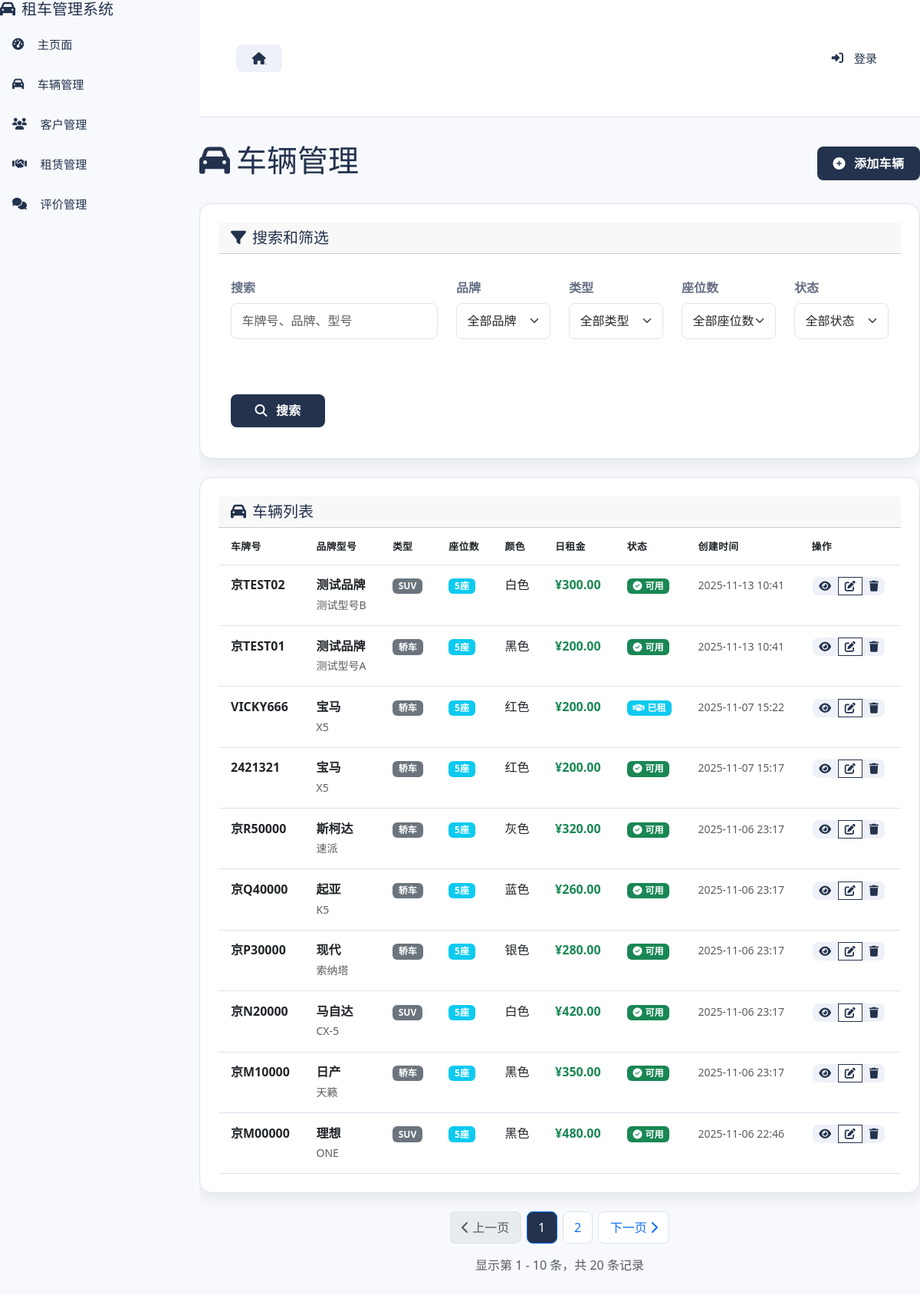
Screenshot of /vehicles/vehicles/ with the database file from the repository.
### vehicles/models.py (models this page shows, shortened)
class Vehicle(models.Model):
    VEHICLE_STATUS_CHOICES = [
        ('AVAILABLE', '可用'),
        ('RENTED', '已租'),
        ('MAINTENANCE', '维修中'),
    ]
    license_plate = models.CharField(
        '车牌号',
        max_length=20,
        unique=True,
        help_text='车辆唯一标识'
    )
    brand = models.CharField(
        '品牌',
        max_length=50,
        help_text='汽车品牌'
    )
    model = models.CharField(
        '型号',
        max_length=50,
        help_text='汽车型号'
    )
    vehicle_type = models.CharField(
        '车辆类型',
        max_length=20,
        help_text='如：轿车、SUV、MPV等'
    )
    color = models.CharField(
        '颜色',
        max_length=20,
        help_text='车身颜色'
    )
    seats = models.PositiveIntegerField(
        '座位数',
        default=5,
        validators=[MinValueValidator(2)],
        help_text='车辆座位数（2-50座）'
    )
    daily_rate = models.DecimalField(
        '日租金',
        max_digits=10,
        decimal_places=2,
        validators=[MinValueValidator(Decimal('0.01'))],
        help_text='每日租金价格'
    )
    status = models.CharField(
        '车辆状态',
        max_length=20,
        choices=VEHICLE_STATUS_CHOICES,
        default='AVAILABLE',
        help_text='当前车辆状态'
    )
    created_at = models.DateTimeField(
        '创建时间',
        auto_now_add=True
    )
    updated_at = models.DateTimeField(
        '更新时间',
        auto_now=True
    )
    class Meta:
        db_table = 'vehicles'
        verbose_name = '车辆'
        verbose_name_plural = '车辆'
        ordering = ['-created_at']
        indexes = [
            models.Index(fields=['license_plate']),
            models.Index(fields=['status']),
            models.Index(fields=['brand', 'model']),
            models.Index(fields=['seats']),  # 为座位数添加索引，优化搜索性能
        ]

### vehicles/views.py (the view)
# urls.py: path('vehicles/', views.vehicle_list, name='vehicle_list'),
def vehicle_list(request):
    query = request.GET.get('q', '')
    brand_filter = request.GET.get('brand', '')
    type_filter = request.GET.get('type', '')
    status_filter = request.GET.get('status', '')
    page = request.GET.get('page', 1)
    vehicles = Vehicle.objects.only(
        'id', 'license_plate', 'brand', 'model', 'vehicle_type',
        'color', 'seats', 'daily_rate', 'status', 'created_at'
    )
    seats_filter = request.GET.get('seats', '')
    if query:
        vehicles = vehicles.filter(
            Q(license_plate__icontains=query) |
            Q(brand__icontains=query) |
            Q(model__icontains=query)
        )
    if brand_filter:
        vehicles = vehicles.filter(brand=brand_filter)
    if type_filter:
        vehicles = vehicles.filter(vehicle_type=type_filter)
    if status_filter:
        vehicles = vehicles.filter(status=status_filter)
    if seats_filter:
        try:
            seats = int(seats_filter)
            vehicles = vehicles.filter(seats=seats)
        except (ValueError, Exception):
            pass
    from django.core.cache import cache
    cache_key_brands = 'vehicle_brands_list'
    cache_key_types = 'vehicle_types_list'
    brands = cache.get(cache_key_brands)
    if brands is None:
        brands = list(Vehicle.objects.values_list('brand', flat=True).distinct().order_by('brand'))
        cache.set(cache_key_brands, brands, 300)  # 缓存5分钟
    types = cache.get(cache_key_types)
    if types is None:
        types = list(Vehicle.objects.values_list('vehicle_type', flat=True).distinct().order_by('vehicle_type'))
        cache.set(cache_key_types, types, 300)  # 缓存5分钟
    vehicles = vehicles.order_by('-created_at')
    paginator = Paginator(vehicles, 10)
    vehicles_page = paginator.get_page(page)
    cache_key_seats = 'vehicle_seats_list'
    seats_options = cache.get(cache_key_seats)
    if seats_options is None:
        try:
            seats_values = list(Vehicle.objects.values_list('seats', flat=True))
            seats_options = sorted({seat for seat in seats_values if seat})
            cache.set(cache_key_seats, seats_options, 300)  # 缓存5分钟
        except Exception:
            seats_options = []
            cache.set(cache_key_seats, seats_options, 300)
    context = {
        'vehicles': vehicles_page,
        'brands': brands,
        'types': types,
        'seats_options': seats_options,
        'query': query,
        'brand_filter': brand_filter,
        'type_filter': type_filter,
        'status_filter': status_filter,
        'seats_filter': seats_filter,
    }
    return render(request, 'vehicles/vehicle_list.html', context)

### templates/vehicles/vehicle_list.html (shortened to what this page needs)
{% extends "vehicles/base.html" %}
{% load static %}
{% block content %}
<div class="d-flex justify-content-between align-items-center mb-4">
    <h1><i class="fas fa-car me-2"></i>车辆管理</h1>
    <a href="{% url 'vehicles:vehicle_create' %}" class="btn btn-primary">
        <i class="fas fa-plus-circle me-1"></i>添加车辆
    </a>
</div>
<div class="card mb-4">
    <div class="card-header">
        <h5 class="mb-0"><i class="fas fa-filter me-2"></i>搜索和筛选</h5>
    </div>
    <div class="card-body">
        <form method="GET" class="row g-3">
            <div class="col-md-4">
                <label for="q" class="form-label">搜索</label>
                <input type="text" class="form-control" id="q" name="q"
                       placeholder="车牌号、品牌、型号" value="{{ query }}">
            </div>
            <div class="col-md-2">
                <label for="brand" class="form-label">品牌</label>
                <select class="form-select" id="brand" name="brand">
                    <option value="">全部品牌</option>
                </select>
            </div>
            <div class="col-md-2">
                <label for="type" class="form-label">类型</label>
                <select class="form-select" id="type" name="type">
                    <option value="">全部类型</option>
                </select>
            </div>
            <div class="col-md-2">
                <label for="seats" class="form-label">座位数</label>
                <select class="form-select" id="seats" name="seats">
                    <option value="">全部座位数</option>
                </select>
            </div>
            <div class="col-md-2">
                <label for="status" class="form-label">状态</label>
                <select class="form-select" id="status" name="status">
                    <option value="">全部状态</option>
                </select>
            </div>
            <div class="col-md-2">
                <label class="form-label">&nbsp;</label>
                <div class="d-grid">
                    <button type="submit" class="btn btn-primary">
                        <i class="fas fa-search me-1"></i>搜索
                    </button>
                </div>
            </div>
        </form>
    </div>
</div>
<div class="card">
    <div class="card-header">
        <h5 class="mb-0">
            <i class="fas fa-car me-2"></i>车辆列表
        </h5>
    </div>
    <div class="card-body p-0">
        {% if vehicles %}
        <div class="table-responsive">
            <table class="table table-hover mb-0">
                <thead>
                    <tr>
                        <th>车牌号</th>
                        <th>品牌型号</th>
                        <th>类型</th>
                        <th>座位数</th>
                        <th>颜色</th>
                        <th>日租金</th>
                        <th>状态</th>
                        <th>创建时间</th>
                        <th>操作</th>
                    </tr>
                </thead>
                <tbody>
                    {% for vehicle in vehicles %}
                    <tr>
                        <td>
                            <strong>{{ vehicle.license_plate }}</strong>
                        </td>
                        <td>
                            <div>
                                <strong>{{ vehicle.brand }}</strong>
                                <br>
                                <small class="text-muted">{{ vehicle.model }}</small>
                            </div>
                        </td>
                        <td>
                            <span class="badge bg-secondary">{{ vehicle.vehicle_type }}</span>
                        </td>
                        <td>
                            <span class="badge bg-info">{{ vehicle.seats }}座</span>
                        </td>
                        <td>{{ vehicle.color }}</td>
                        <td>
                            <span class="text-success fw-bold">¥{{ vehicle.daily_rate }}</span>
                        </td>
                        <td>
                            {% if vehicle.status == 'AVAILABLE' %}
                                <span class="badge bg-success status-available">
                                    <i class="fas fa-check-circle me-1"></i>可用
                                </span>
                            {% elif vehicle.status == 'RENTED' %}
                                <span class="badge bg-info status-rented">
                                    <i class="fas fa-handshake me-1"></i>已租
                                </span>
                            {% else %}
                                <span class="badge bg-warning status-maintenance">
                                    <i class="fas fa-wrench me-1"></i>维修中
                                </span>
                            {% endif %}
                        </td>
                        <td>
                            <small class="text-muted">
                                {{ vehicle.created_at|date:"Y-m-d H:i" }}
                            </small>
                        </td>
                        <td>
                            <div class="btn-group btn-group-sm" role="group">
                                <a href="{% url 'vehicles:vehicle_detail' vehicle.pk %}"
                                   class="btn btn-outline-primary btn-action" title="查看详情">
                                    <i class="fas fa-eye"></i>
                                </a>
                                <a href="{% url 'vehicles:vehicle_update' vehicle.pk %}"
                                   class="btn btn-outline-secondary btn-action" title="编辑">
                                    <i class="fas fa-edit"></i>
                                </a>
                                <a href="{% url 'vehicles:vehicle_delete' vehicle.pk %}"
                                   class="btn btn-outline-danger btn-action" title="删除"
                                   data-confirm="确定要删除车辆 {{ vehicle.license_plate }} 吗？此操作无法撤销。">
                                    <i class="fas fa-trash"></i>
                                </a>
                            </div>
                        </td>
                    </tr>
                    {% endfor %}
                </tbody>
            </table>
        </div>
        {% endif %}
    </div>
</div>
{% if vehicles.has_other_pages %}
<nav aria-label="车辆列表分页" class="mt-4">
    <ul class="pagination justify-content-center">
        {% if vehicles.has_previous %}
        <li class="page-item">
            <a class="page-link" href="?page={{ vehicles.previous_page_number }}{% if query %}&q={{ query }}{% endif %}{% if brand_filter %}&brand={{ brand_filter }}{% endif %}{% if type_filter %}&type={{ type_filter }}{% endif %}{% if seats_filter %}&seats={{ seats_filter }}{% endif %}{% if status_filter %}&status={{ status_filter }}{% endif %}">
                <i class="fas fa-chevron-left"></i> 上一页
            </a>
        </li>
        {% else %}
        <li class="page-item disabled">
            <span class="page-link"><i class="fas fa-chevron-left"></i> 上一页</span>
        </li>
        {% endif %}
        {% for page_num in vehicles.paginator.page_range %}
        {% if page_num == vehicles.number %}
        <li class="page-item active">
            <span class="page-link">{{ page_num }}</span>
        </li>
        {% elif page_num > vehicles.number|add:'-3' and page_num < vehicles.number|add:'3' %}
        <li class="page-item">
            <a class="page-link" href="?page={{ page_num }}">
                {{ page_num }}
            </a>
        </li>
        {% endif %}
        {% endfor %}
        {% if vehicles.has_next %}
        <li class="page-item">
            <a class="page-link" href="?page={{ vehicles.next_page_number }}">
                下一页 <i class="fas fa-chevron-right"></i>
            </a>
        </li>
        {% else %}
        <li class="page-item disabled">
            <span class="page-link">下一页 <i class="fas fa-chevron-right"></i></span>
        </li>
        {% endif %}
    </ul>
</nav>
<div class="text-center text-muted mt-2">
    显示第 {{ vehicles.start_index }} - {{ vehicles.end_index }} 条，共 {{ vehicles.paginator.count }} 条记录
</div>
{% endif %}
{% endblock %}

### static/css/style.css (style rules this page uses)
:root { --bg-page: #f7f9fc; --bg-card: #ffffff; --color-primary: #23324d; --color-primary-dark: #1a2538; --color-accent: #d48a34; --color-text: #141c2c; --color-muted: #667085; --color-border: #dde3ef; --color-success: #18a568; --color-warning: #e0a113; --color-danger: #d34a4a; --color-white: #ffffff; --btn-secondary-bg: #eef1f7; --radius-sm: 8px; --radius-md: 16px; --radius-lg: 20px; --shadow-sm: 0 8px 18px rgba(15, 23, 42, 0.08); --shadow-lg: 0 25px 45px rgba(15, 23, 42, 0.12); --transition: 0.25s cubic-bezier(0.4, 0, 0.2, 1); --content-width: min(1200px, 100%); --font-base: "Segoe UI", "Microsoft YaHei", "PingFang SC", "Helvetica Neue", Arial, sans-serif; }
* { box-sizing: border-box; margin: 0; padding: 0; }
h1, h2, h3, h4, h5, h6 { color: var(--color-primary); }
body { font-family: var(--font-base); background: var(--bg-page); color: var(--color-text); line-height: 1.6; }
a { color: inherit; text-decoration: none; }
.d-flex { display: flex; }
.mt-2 { margin-top: 0.75rem; }
.mb-0 { margin-bottom: 0; }
.mb-4 { margin-bottom: 2.25rem; }
.me-1 { margin-right: 0.35rem; }
.me-2 { margin-right: 0.6rem; }
.text-center { text-align: center; }
.text-muted { color: var(--color-muted); }
.text-success { color: var(--color-success); }
.row { display: flex; flex-wrap: wrap; margin: -12px; }
.row > * { flex: 1; padding: 12px; }
@media (min-width: 768px) { .col-md-4 { flex: 0 0 33.333%; } }
@media (min-width: 768px) { .col-md-2 { flex: 0 0 16.666%; } }
.btn { border: none; border-radius: var(--radius-sm); padding: 0.6rem 1.3rem; font-weight: 600; letter-spacing: 0.3px; cursor: pointer; transition: var(--transition); display: inline-flex; align-items: center; justify-content: center; gap: 0.45rem; background: var(--btn-secondary-bg); color: var(--color-primary); }
.btn-primary { background: var(--color-primary); color: var(--color-white); }
.btn-outline-secondary { border: 1px solid var(--color-primary); background: transparent; color: var(--color-primary); }
.card, .section-block { background: var(--bg-card); border-radius: var(--radius-md); border: 1px solid var(--color-border); box-shadow: var(--shadow-sm); margin-bottom: 1.5rem; padding: 1.5rem; }
.form-label { font-weight: 600; color: var(--color-muted); margin-bottom: 0.4rem; }
.form-control, .form-select { width: 100%; border: 1px solid var(--color-border); border-radius: var(--radius-sm); padding: 0.65rem 0.85rem; font-family: var(--font-base); }
.table { width: 100%; border-collapse: collapse; margin-bottom: 0; }
.table thead { background: rgba(31,42,55,0.03); text-transform: uppercase; font-size: 0.8rem; letter-spacing: 0.4px; }
.table th, .table td { padding: 0.85rem 1rem; border-bottom: 1px solid var(--color-border); }
.pagination { list-style: none; display: flex; justify-content: center; gap: 0.5rem; padding: 0; }
.page-link { display: block; padding: 0.45rem 0.9rem; border-radius: var(--radius-sm); border: 1px solid var(--color-border); }
.page-item.active .page-link { background: var(--color-primary); color: #fff; }

### templates/vehicles/base.html (style rules this page uses)
.status-available { background-color: #28a745; }
.status-rented { background-color: #17a2b8; }
.btn-action { padding: 0.25rem 0.5rem; font-size: 0.875rem; margin: 0.1rem; }

### rows the page displays
Vehicle: license_plate "京TEST02", brand "测试品牌", model "测试型号B", vehicle_type "SUV", seats "5", color "白色", daily_rate "300.00", status "AVAILABLE" (drawn), created_at "2025-11-13 10:41"
Vehicle: license_plate "京TEST01", brand "测试品牌", model "测试型号A", vehicle_type "轿车", seats "5", color "黑色", daily_rate "200.00", status "AVAILABLE" (drawn), created_at "2025-11-13 10:41"
Vehicle: license_plate "VICKY666", brand "宝马", model "X5", vehicle_type "轿车", seats "5", color "红色", daily_rate "200.00", status "RENTED" (drawn), created_at "2025-11-07 15:22"
Vehicle: license_plate "2421321", brand "宝马", model "X5", vehicle_type "轿车", seats "5", color "红色", daily_rate "200.00", status "AVAILABLE" (drawn), created_at "2025-11-07 15:17"
Vehicle: license_plate "京R50000", brand "斯柯达", model "速派", vehicle_type "轿车", seats "5", color "灰色", daily_rate "320.00", status "AVAILABLE" (drawn), created_at "2025-11-06 23:17"
Vehicle: license_plate "京Q40000", brand "起亚", model "K5", vehicle_type "轿车", seats "5", color "蓝色", daily_rate "260.00", status "AVAILABLE" (drawn), created_at "2025-11-06 23:17"
Vehicle: license_plate "京P30000", brand "现代", model "索纳塔", vehicle_type "轿车", seats "5", color "银色", daily_rate "280.00", status "AVAILABLE" (drawn), created_at "2025-11-06 23:17"
Vehicle: license_plate "京N20000", brand "马自达", model "CX-5", vehicle_type "SUV", seats "5", color "白色", daily_rate "420.00", status "AVAILABLE" (drawn), created_at "2025-11-06 23:17"
Vehicle: license_plate "京M10000", brand "日产", model "天籁", vehicle_type "轿车", seats "5", color "黑色", daily_rate "350.00", status "AVAILABLE" (drawn), created_at "2025-11-06 23:17"
Vehicle: license_plate "京M00000", brand "理想", model "ONE", vehicle_type "SUV", seats "5", color "黑色", daily_rate "480.00", status "AVAILABLE" (drawn), created_at "2025-11-06 22:46"

### other values shown
{{ page_num }} "1"
{{ page_num }} "2"
{{ vehicles.start_index }} "1"
{{ vehicles.end_index }} "10"
{{ vehicles.paginator.count }} "20"
